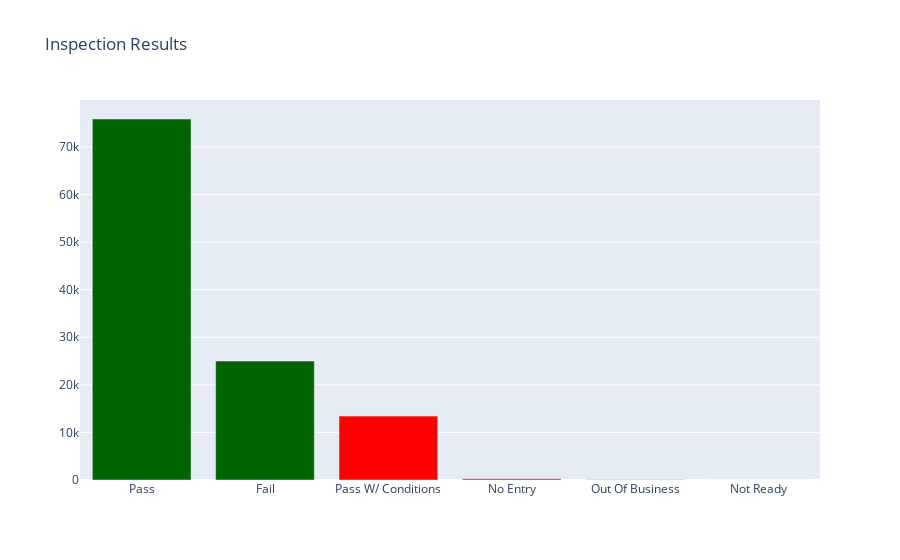

Notebook code for this chart:
### Code cell
#Analysis on the number of facilitis that passed the inspection and the one's that did not. 

data = [
    go.Bar(
        x = inspections_fact['Results'].value_counts().keys().tolist(),
        y = inspections_fact['Results'].value_counts().tolist(),
        marker = dict(
            color = [
                'rgb(0,100, 0)', 
                'rgb(0,100, 0)',
                'rgb(255, 0, 0)',
                'rgb(255, 0, 0)',
                'rgb(255, 0, 0)'
            ]
        )
    )
]

layout = go.Layout(
    title = 'Inspection Results',
)

fig = go.Figure(data = data, layout = layout)
iplot(fig, filename = 'inspections')

### Figure 1 — Plotly figure (JSON) as saved in the notebook; plotly's stock layout.template omitted (floating-point values rounded to 4 significant figures)
{"data": [{"marker": {"color": ["rgb(0,100, 0)", "rgb(0,100, 0)", "rgb(255, 0, 0)", "rgb(255, 0, 0)", "rgb(255, 0, 0)"]}, "type": "bar", "x": ["Pass", "Fail", "Pass W/ Conditions", "No Entry", "Out Of Business", "Not Ready"], "y": [75852, 24988, 13422, 255, 33, 21]}], "layout": {"title": {"text": "Inspection Results"}}}
